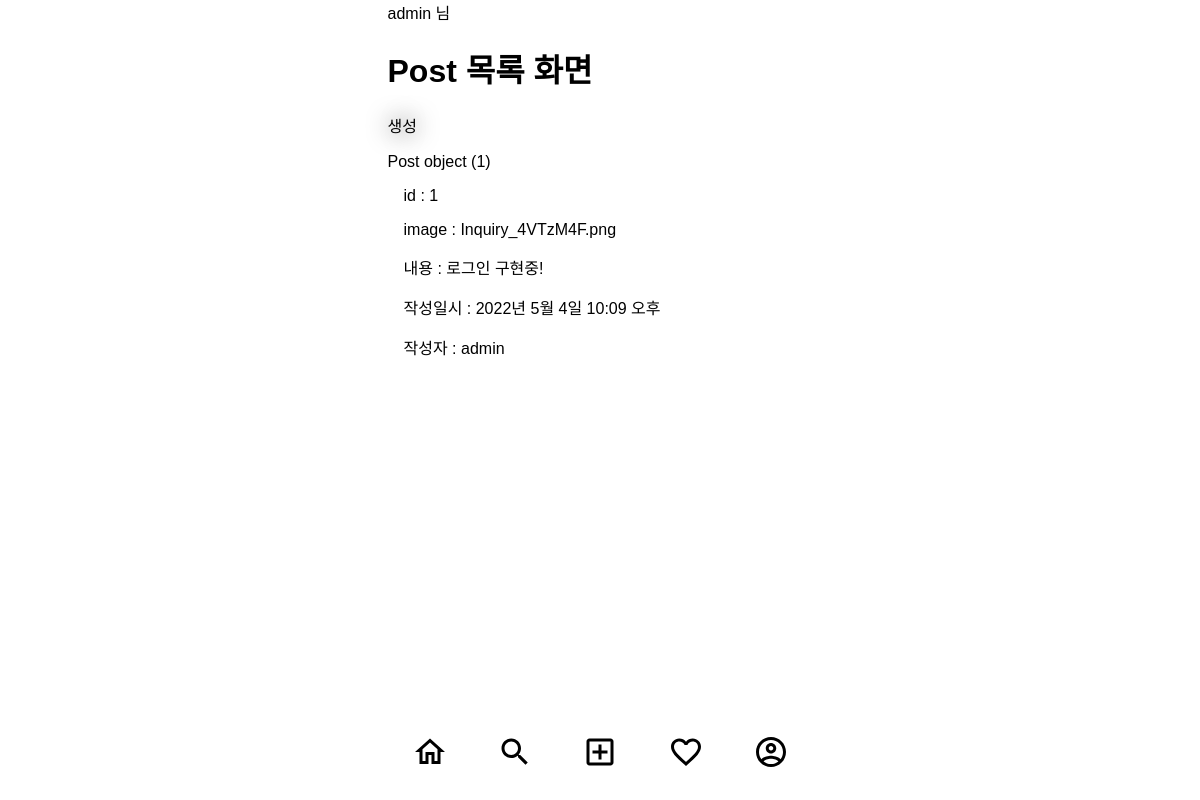
The app's page /class_view/ (signed in) with its own data.
### users/models.py (models this page shows)
class User(AbstractUser) :
    phone = models.CharField(verbose_name='전화번호', max_length=11)
    objects = UserManager()

### posts/models.py (models this page shows)
class Post(models.Model) :
    image = models.ImageField(verbose_name='이미지', null=True, blank=True)
    content = models.TextField(verbose_name='내용')
    created_at = models.DateTimeField(verbose_name='작성일', auto_now_add=True)
    view_count = models.IntegerField(verbose_name='조회수', default=0)
    writer = models.ForeignKey(verbose_name='작성자', to=User, on_delete=models.CASCADE, null=True, blank=True)

### posts/views.py (the view)
# urls.py: path('class_view/', class_view.as_view()),
class class_view(ListView):
    model = Post
    template_name = 'cbv_view.html'

### templates/posts/post_list.html (shortened to what this page needs)
{% extends 'base.html' %}
{% block content %}
<h1>Post 목록 화면</h1>
<p><a href="{% url 'posts:post-create' %}">생성</a></p>
{% for post in post_list %}
    <div>
        {{post}}
        <p>&emsp;id : {{post.id}}</p>
        <p>&emsp;image : {{post.image}}</p>
        <p>&emsp;내용 : {{post.content}}</p>
        <p>&emsp;작성일시 : {{post.created_at}}</p>
        <p>&emsp;작성자 : {{post.writer}}</p>
    </div>
{% endfor %}
{% endblock %}

### templates/base.html (shortened to what this page needs)
<!DOCTYPE html>
<html lang="ko">
{% load static %}
<head>
    <link rel="stylesheet" href="{% static 'index.css' %}">
</head>
<body class="container">
        {% if request.user.is_authenticated %}
            <span class="#">{{ request.user.username }} 님 </span>
        {% else %}
            <span class="#">Guest 모드 </span>
        {% endif %}
<div>
    {% block content %}
    {% endblock %}
</div>
<div>
    <nav>
        <ul class="bottom-menu-group">
            <li>
                <a href="{% url 'index' %}">
                    <img src="{% static 'icons/home_outlined_black_36dp.svg' %}" alt="홈">
                </a>
            </li>
            <li>
                <a>
                    <img src="{% static 'icons/search_outlined_black_36dp.svg' %}" alt="검색">
                </a>
            </li>
            <li>
                <a href="{% url 'posts:post-create' %}">
                    <img src="{% static 'icons/add_box_outlined_black_36dp.svg' %}" alt="글쓰기">
                </a>
            </li>
            <li>
                <a href="{% url 'index' %}">
                    <img src="{% static 'icons/favorite_outlined_black_36dp.svg' %}" alt="좋아요">
                </a>
            </li>
            <li>
                <a href="{% url 'index' %}">
                    <img src="{% static 'icons/account_circle_outlined_black_36dp.svg' %}" alt="내 페이지">
                </a>
            </li>
        </ul>
    </nav>
</div>
</body>
</html>

### static/index.css (style rules this page uses)
.container { display: flex; flex-direction: column; max-width: 425px; }
body { font-family: 'Noto Sans KR', sans-serif; margin: 0 auto 60px auto; }
a { color: #000000; }
a:link { text-decoration: none; text-shadow: 0 0 24px; }
.bottom-menu-group { display: flex; height: 60px; width: 426px; align-items: center; justify-content: space-around; background-color: #FFFFFF; list-style: None; padding-left: 0px; position: fixed; bottom: 0% }

### records on screen
User: user.username "admin"
Post: id "Post object (1)", id "1", image "Inquiry_4VTzM4F.png", content "로그인 구현중!", created_at "2022년 5월 4일 10:09 오후", writer "admin"
